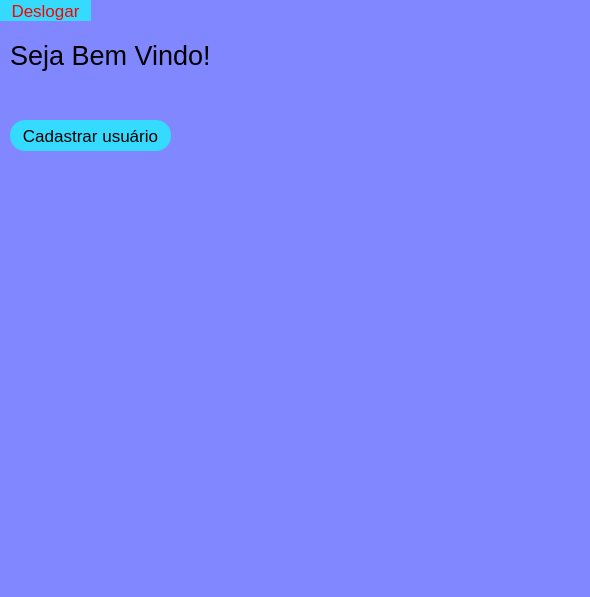
<?xml version="1.0" encoding="UTF-8"?>
<ui version="4.0">
 <class>MainWindow</class>
 <widget class="QMainWindow" name="MainWindow">
  <property name="geometry">
   <rect>
    <x>0</x>
    <y>0</y>
    <width>590</width>
    <height>597</height>
   </rect>
  </property>
  <property name="windowTitle">
   <string>MainWindow</string>
  </property>
  <property name="styleSheet">
   <string notr="true">background-color: rgb(129, 135, 255);</string>
  </property>
  <widget class="QWidget" name="centralwidget">
   <widget class="QPushButton" name="botao_deslogar">
    <property name="geometry">
     <rect>
      <x>0</x>
      <y>0</y>
      <width>91</width>
      <height>21</height>
     </rect>
    </property>
    <property name="font">
     <font>
      <pointsize>13</pointsize>
     </font>
    </property>
    <property name="styleSheet">
     <string notr="true">background-color: rgb(53, 218, 255);
border-radius: 15px;
border-style: outset;
color: rgb(255, 0, 0);</string>
    </property>
    <property name="text">
     <string>Deslogar</string>
    </property>
   </widget>
   <widget class="QLabel" name="label">
    <property name="geometry">
     <rect>
      <x>10</x>
      <y>40</y>
      <width>231</width>
      <height>31</height>
     </rect>
    </property>
    <property name="font">
     <font>
      <pointsize>20</pointsize>
     </font>
    </property>
    <property name="text">
     <string>Seja Bem Vindo!</string>
    </property>
   </widget>
   <widget class="QPushButton" name="botao_cadastrar">
    <property name="geometry">
     <rect>
      <x>10</x>
      <y>120</y>
      <width>161</width>
      <height>31</height>
     </rect>
    </property>
    <property name="font">
     <font>
      <pointsize>13</pointsize>
     </font>
    </property>
    <property name="styleSheet">
     <string notr="true">background-color: rgb(53, 218, 255);
border-radius: 15px;
border-style: outset;
color: rgb(0, 0, 0);</string>
    </property>
    <property name="text">
     <string>Cadastrar usuário</string>
    </property>
   </widget>
   <widget class="QLabel" name="label_2">
    <property name="geometry">
     <rect>
      <x>240</x>
      <y>40</y>
      <width>231</width>
      <height>31</height>
     </rect>
    </property>
    <property name="font">
     <font>
      <pointsize>20</pointsize>
     </font>
    </property>
    <property name="text">
     <string/>
    </property>
   </widget>
  </widget>
  <widget class="QStatusBar" name="statusbar"/>
 </widget>
 <resources/>
 <connections/>
</ui>
